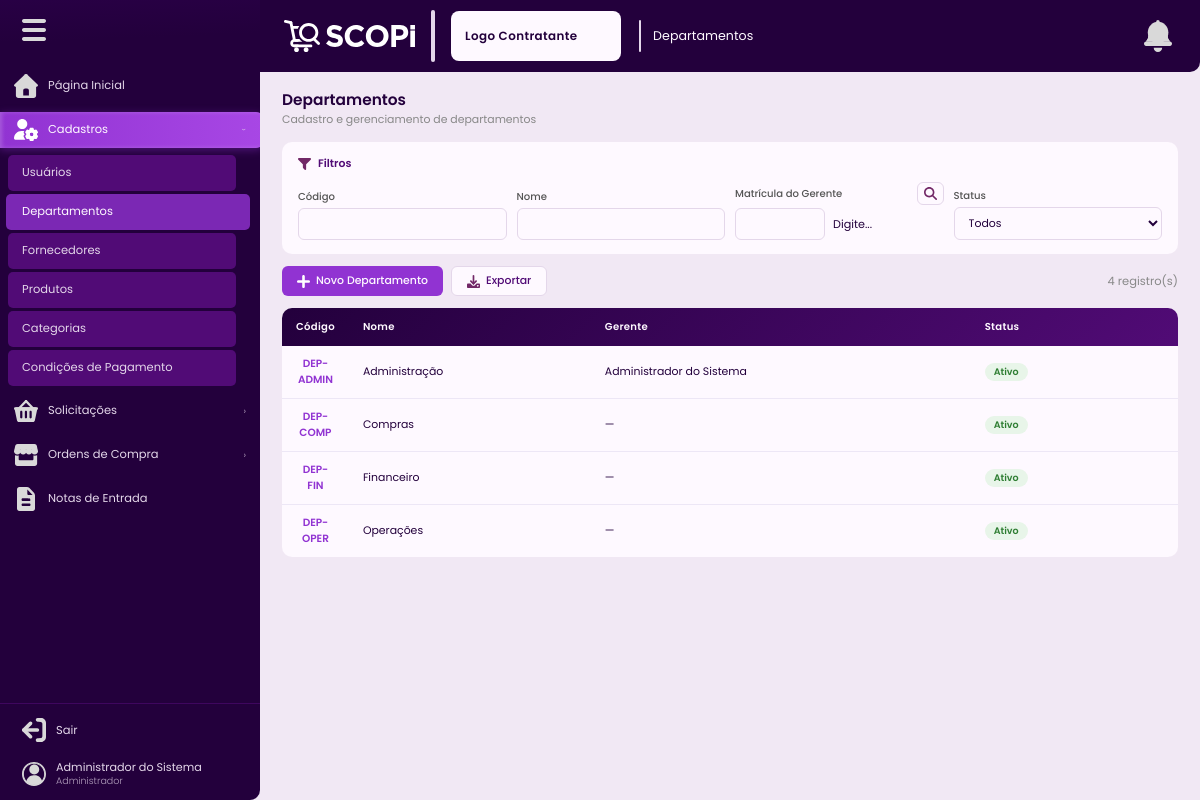
The page /departamentos (signed in) on the database as committed earlier.
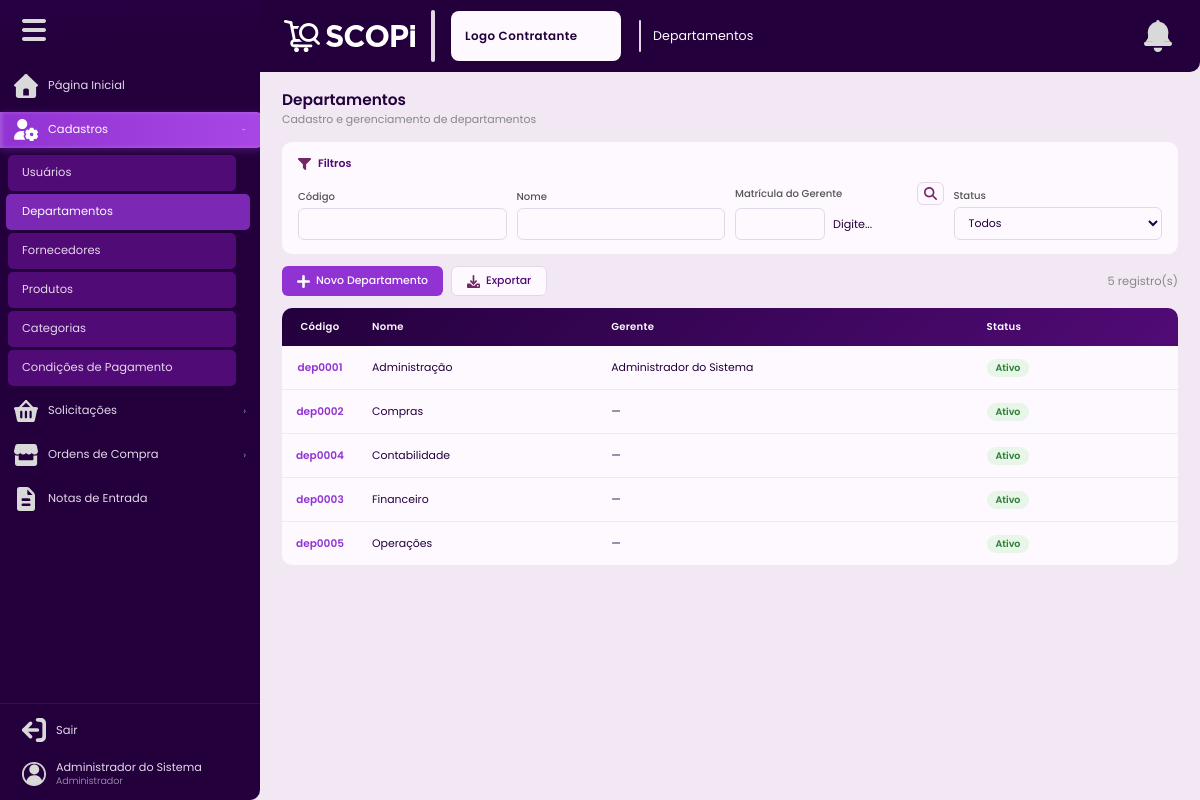
The same page on the database as committed later.
### tables this page shows
CREATE TABLE IF NOT EXISTS departamentos (
    id           INT UNSIGNED AUTO_INCREMENT PRIMARY KEY,
    nome         VARCHAR(120)  NOT NULL,
    codigo       VARCHAR(20)   NOT NULL UNIQUE,
    gerente_id   INT UNSIGNED  NULL,
    situacao     ENUM('ativo','inativo') NOT NULL DEFAULT 'ativo',
    criado_em    DATETIME      NOT NULL DEFAULT CURRENT_TIMESTAMP,
    atualizado_em DATETIME     NULL ON UPDATE CURRENT_TIMESTAMP,
    INDEX idx_situacao (situacao),
    CONSTRAINT fk_departamento_gerente FOREIGN KEY (gerente_id) REFERENCES usuarios(id) ON DELETE SET NULL
);

CREATE TABLE IF NOT EXISTS usuarios (
    id               INT UNSIGNED AUTO_INCREMENT PRIMARY KEY,
    nome             VARCHAR(150)  NOT NULL,
    email            VARCHAR(150)  NOT NULL UNIQUE,
    senha            VARCHAR(255)  NOT NULL,
    matricula        VARCHAR(30)   NULL,
    contato          VARCHAR(30)   NULL,
    departamento_id  INT UNSIGNED  NULL,
    perfil           ENUM('administrador','cadastrador','comprador','gerente','contabilidade','usuario') NOT NULL DEFAULT 'usuario',
    situacao         ENUM('ativo','inativo') NOT NULL DEFAULT 'ativo',
    tentativas_falhas TINYINT UNSIGNED NOT NULL DEFAULT 0,
    ultima_tentativa DATETIME     NULL,
    criado_em        DATETIME     NOT NULL DEFAULT CURRENT_TIMESTAMP,
    atualizado_em    DATETIME     NULL ON UPDATE CURRENT_TIMESTAMP,
    INDEX idx_email    (email),
    INDEX idx_situacao (situacao),
    INDEX idx_perfil   (perfil)
);

### Controllers/BaseController.php (called while the page is built, shortened)
<?php
class BaseController{
    protected function renderizar(string $view, array $variaveis = []): void {
        extract($variaveis);
        require_once __DIR__ . '/../Views/templates/header.php';
        require_once __DIR__ . '/../Views/' . $view . '.php';
        require_once __DIR__ . '/../Views/templates/footer.php';
    }
}

### Controllers/DepartamentoControlador.php (called while the page is built, shortened)
<?php
class DepartamentoControlador extends BaseController {
    private DepartamentoModelo $modelo;
    public function __construct() { $this->modelo = new DepartamentoModelo(); }
    public function listar(): void {
        $usuario       = Auxiliares::usuarioLogado();
        $filtros       = $_GET;
        $departamentoId = ($usuario['perfil'] ?? '') === 'gerente' ? (int) $usuario['departamento_id'] : null;
        $departamentos = $this->modelo->listarComFiltros($filtros, $departamentoId);
        $this->renderizar('cadastros/departamentos', compact('departamentos','gerentes','filtros'));
    }
}

### index.php (called while the page is built, shortened)
<?php
require_once __DIR__ . '/Autoloader.php';
$routes = require __DIR__ . '/Config/Routes.php';
$uri = parse_url($_SERVER['REQUEST_URI'] ?? '/', PHP_URL_PATH) ?: '/';
$uri = '/' . trim($uri, '/');
$uri = $uri === '//' ? '/' : $uri;
function matchRoute(string $uri, array $routes): array
{
    foreach ($routes as $route => $handler) {
        $pattern = preg_replace('/\{[^\/]+\}/', '([^\/]+)', $route);
        $pattern = '#^' . rtrim($pattern, '/') . '$#';
        if (preg_match($pattern, rtrim($uri, '/') ?: '/', $matches)) {
            array_shift($matches);
            return [$handler, $matches];
        }
    }
    return [null, []];
}
[$handler, $params] = matchRoute($uri, $routes);
[$controllerName, $method] = $handler;
$controller = new $className();
call_user_func_array([$controller, $method], $params);

### Autoloader.php (called while the page is built, shortened)
<?php
class Autoloader
{
    public static function register()
    {
        spl_autoload_register(function ($class) {
            $file = str_replace('\\', DIRECTORY_SEPARATOR, $class).'.php';
            if (file_exists($file)) {
                return true;
            }
            return false;
        });
    }
}

### Config/BancoDados.php (called while the page is built, shortened)
<?php
class BancoDados {
    private static ?self $instancia = null;
    private \PDO $conexao;
    private function __construct() {
        $hospedeiro = getenv('DB_HOST') ?: 'mysql';
        $nomeBanco  = getenv('NAME') ?: 'scopi';
        $usuario    = getenv('USER') ?: 'root';
        $senha      = getenv('PASS') !== false ? getenv('PASS') : 'root';
        $port       = getenv('DB_PORT') ?: '3306';
        $dsn = "mysql:host={$hospedeiro};dbname={$nomeBanco};port={$port};charset=utf8mb4";
        $this->conexao = new \PDO($dsn, $usuario, $senha, [
            \PDO::ATTR_ERRMODE            => \PDO::ERRMODE_EXCEPTION,
            \PDO::ATTR_DEFAULT_FETCH_MODE => \PDO::FETCH_ASSOC,
            \PDO::ATTR_EMULATE_PREPARES   => false,
        ]);
    }
    public static function obterInstancia(): self {
        if (self::$instancia === null) self::$instancia = new self();
        return self::$instancia;
    }
    public function obterConexao(): \PDO {
        return $this->conexao;
    }
}

### Config/Auxiliares.php (called while the page is built, shortened)
<?php
class Auxiliares {
    public static function usuarioLogado(): array {
        return [
            'id'              => $_SESSION['usuario_id']              ?? null,
            'nome'            => $_SESSION['usuario_nome']            ?? '',
            'email'           => $_SESSION['usuario_email']           ?? '',
            'perfil'          => $_SESSION['usuario_perfil']          ?? '',
            'departamento_id' => $_SESSION['usuario_departamento_id'] ?? null,
        ];
    }
    public static function escapar(?string $valor): string {
        return htmlspecialchars($valor ?? '', ENT_QUOTES, 'UTF-8');
    }
}

### Models/ModeloBase.php (called while the page is built, shortened)
<?php
abstract class ModeloBase {
    public function __construct() {
        $this->bd = BancoDados::obterInstancia()->obterConexao();
    }
}

### Models/DepartamentoModelo.php (called while the page is built, shortened)
<?php
class DepartamentoModelo extends ModeloBase {
    public function listarComFiltros(array $filtros = [], ?int $departamentoId = null): array {
        $sql = "SELECT d.*, u.nome AS nome_gerente FROM departamentos d
                LEFT JOIN usuarios u ON u.id = d.gerente_id WHERE 1=1";
        $p = [];
        $sql .= ' ORDER BY d.nome ASC';
        $q = $this->bd->prepare($sql);
        $q->execute($p);
        return $q->fetchAll();
    }
}

### Views/cadastros/departamentos.php (the view, shortened to what the changed rows need)
<div class="pagina-cabecalho">
  <h1 class="pagina-titulo">Departamentos</h1>
</div>
<div class="barra-acoes">
  <div class="grupo-botoes">
    <button class="btn btn-primario" onclick="Scopi.abrirCadastro('modalDepartamento','formDepartamento')">
    </button>
    <button class="btn btn-secundario" onclick="window.open('<?= BASE_URL ?>/departamentos/exportar' + window.location.search, '_blank')">
    </button>
  </div>
  <span style="font-size: 0.82rem; color: #888;"><?= count($departamentos) ?> registro(s)</span>
</div>
<div class="tabela-container">
  <table class="tabela">
    <thead>
      <tr>
        <th>Código</th>
        <th>Nome</th>
        <th>Gerente</th>
        <th>Status</th>
        <th class="coluna-acoes"></th>
      </tr>
    </thead>
    <tbody>
      <?php if (empty($departamentos)): ?>
        <tr>
          <td colspan="5" style="text-align: center; padding: 32px; color: #888;">
            Nenhum departamento encontrado.
          </td>
        </tr>
      <?php else: ?>
        <?php foreach ($departamentos as $d): ?>
          <tr>
            <td>
              <span class="cod-clicavel" onclick="Scopi.abrirRegistro('modalDepartamento','formDepartamento','/departamentos/dados', <?= $d['id'] ?>, 'visualizar')">
                <?= Auxiliares::escapar($d['codigo']) ?>
              </span>
            </td>
            <td><?= Auxiliares::escapar($d['nome']) ?></td>
            <td><?= Auxiliares::escapar($d['nome_gerente'] ?? '—') ?></td>
            <td>
              <span class="badge badge-<?= $d['situacao'] ?>">
                <?= ucfirst($d['situacao']) ?>
              </span>
            </td>
            <td class="coluna-acoes">
            </td>
          </tr>
        <?php endforeach; ?>
      <?php endif; ?>
    </tbody>
  </table>
</div>

Rows that differ between the two databases and show on the page:
changed departamentos "Administração": codigo "DEP-ADMIN" → "dep0001"
changed departamentos "Compras": codigo "DEP-COMP" → "dep0002"
changed departamentos: codigo "DEP-OPER" → "dep0004"; nome "Operações" → "Contabilidade"; moves up the list
changed departamentos "Financeiro": codigo "DEP-FIN" → "dep0003"
added departamentos: codigo "dep0005", nome "Operações", nome_gerente "—", situacao "Ativo"
Other text that changed with them:
count($departamentos): "4" → "5"
